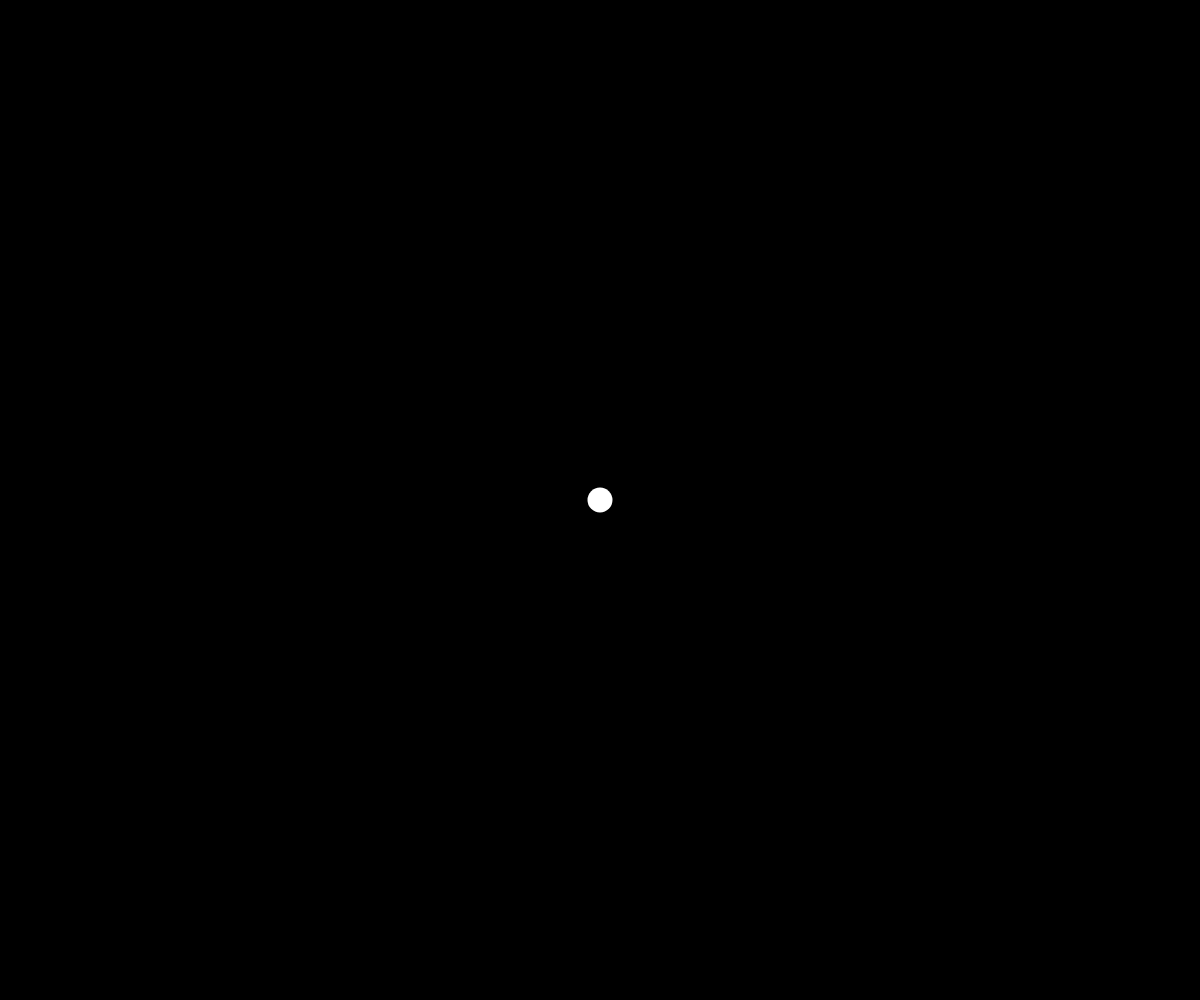
Frame 1 (no input)
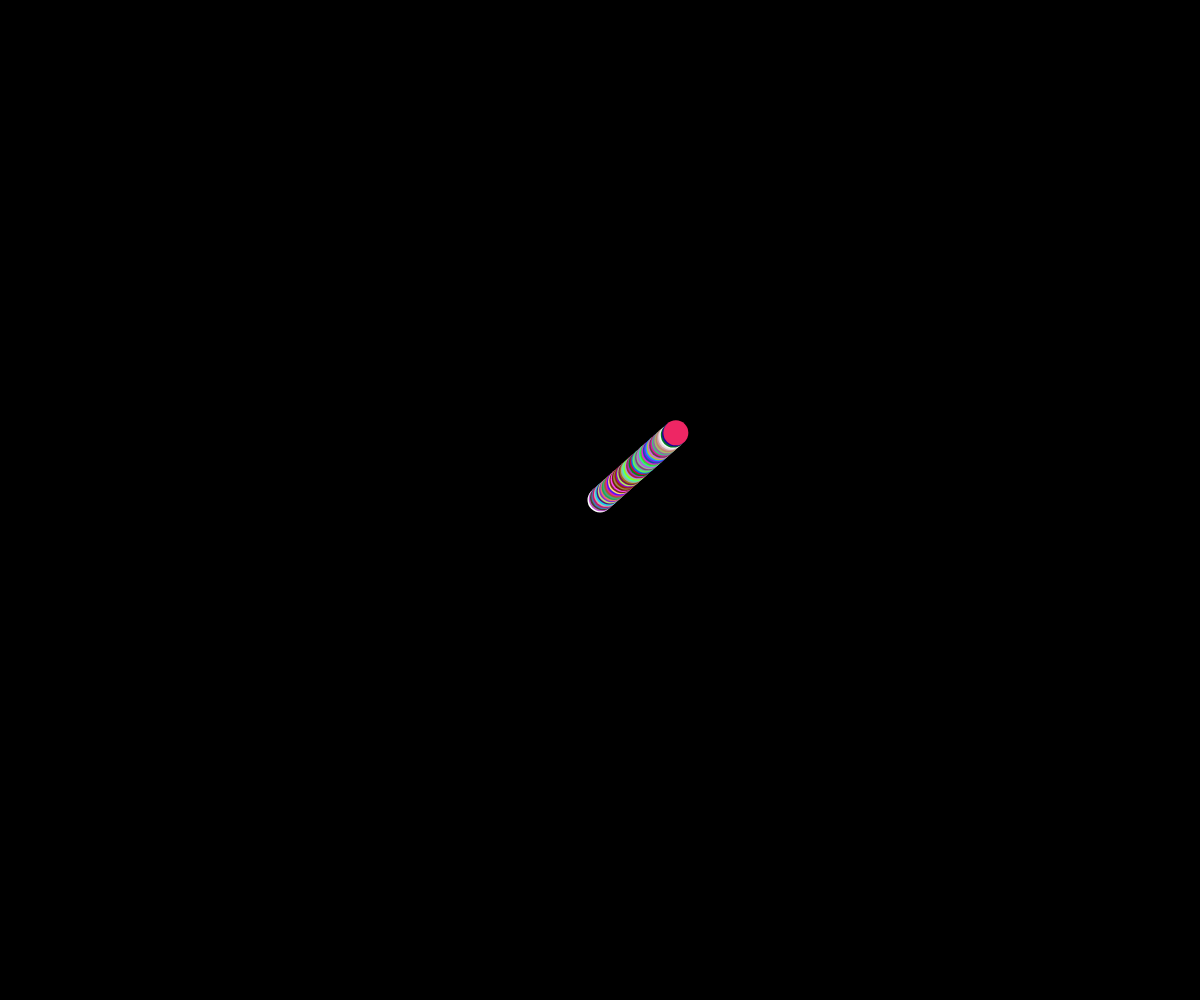
Frame 60 (no input)
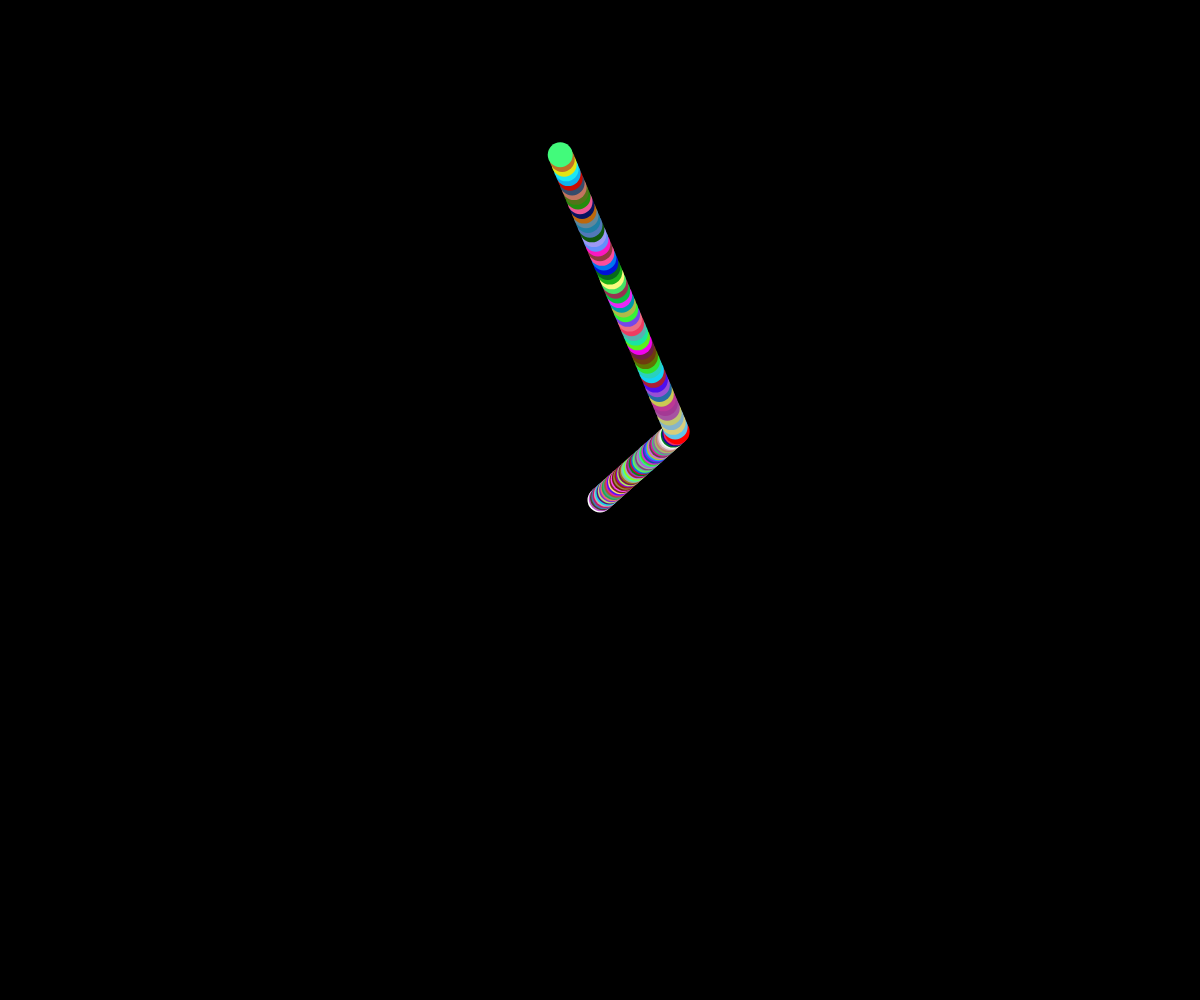
Frame 120 (the mouse pressed at the canvas centre since frame 60)

The p5.js sketch that drew these frames (run headless with seeded random() and noise() and a simulated clock; from frame 60 on, the mouse is pressed at the canvas centre):

// p5.js sketch
// ── sketch.js
// Project Title
// Your Name
// Date
//
// Extra for Experts:
// - describe what you did to take this project "above and beyond"

let x, y;
let xSpeed, ySpeed;


function setup() {
  createCanvas(windowWidth, windowHeight);
  x = width/2;
  y = height/2;
  xSpeed = random(-3,3);
  ySpeed = random(-5.5);
  background(0);
  noStroke();
}

function draw() {
  //background(220);
  ellipse(x, y, 25, 25);
  x += xSpeed;
  y += ySpeed;
  fill(random(255),random(255),random(255));


  if (x < 0 || x > width) {
    xSpeed *= -1;

  }
  if (y < 0 || y > height) {
    ySpeed *= -1;
  }
}

function mousePressed(){
  fill(255,0,0); 
  xSpeed = random(-3,3);
  ySpeed = random(-5.5);
}

function mouseReleased(){
  fill(0,255,0);
}
